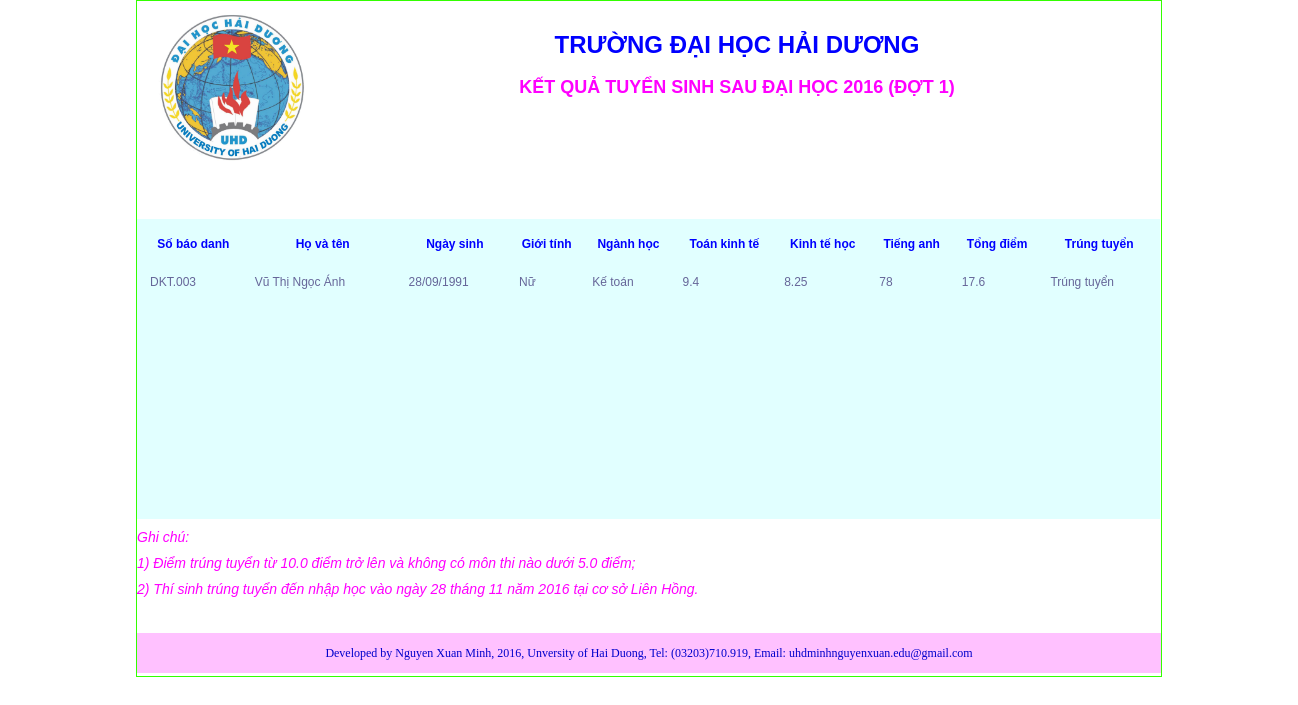
Page /result.php?cmt=142473737 on the committed database.
### tables this page shows
CREATE TABLE `caohoc` (
  `sobaodanh` varchar(7) NOT NULL,
  `hovaten` varchar(100) NOT NULL,
  `ngaysinh` varchar(10) NOT NULL,
  `gioitinh` varchar(3) NOT NULL,
  `quequan` varchar(100) NOT NULL,
  `nganhduthi` varchar(100) NOT NULL,
  `toankinhte` varchar(4) NOT NULL,
  `kinhtehoc` varchar(4) NOT NULL,
  `tienganh` varchar(4) NOT NULL,
  `tongdiem` varchar(4) NOT NULL,
  `trungtuyen` varchar(100) NOT NULL,
  `cmt` varchar(15) NOT NULL,
  `trangthai` varchar(2) NOT NULL
);

### result.php (the view, shortened to what this page needs)
<html>
<!DOCTYPE html PUBLIC "-//W3C//DTD XHTML 1.0 Strict//EN" "http://www.w3.org/TR/xhtml1/DTD/xhtml1-strict.dtd">
<html xmlns="http://www.w3.org/1999/xhtml" xml:lang="en" lang="en">
<link rel="stylesheet" type="text/css" href="style.css" />
<head>
</head>
<body>
<div id="web_result">
	<div id="header">
    	<div id="logo"><img src="logo.jpg" height="150px" width="150px"></div>
        <div id="school">
        	<font face="Tahoma, Geneva, sans-serif" size="+2" color="#0000FF"><strong>TRƯỜNG ĐẠI HỌC HẢI DƯƠNG</strong></font><br><br>
       <font face="Tahoma, Geneva, sans-serif" size="+1" color="#FF00FF"><strong>KẾT QUẢ TUYỂN SINH SAU ĐẠI HỌC 2016 (ĐỢT 1)</strong></font>
        </div>
    </div>
<div id="wrapper">
<?php
	$connection = mysqli_connect("localhost","root","","uhd_kqts");
	mysqli_query($connection,"SET NAMES UTF8");
	if (isset($_POST['submit'])){
		$cmt = isset($_POST['cmt']) ? $_POST['cmt'] : '';
	}else{
		if(isset($_GET['cmt'])){
			$cmt = $_GET['cmt'];
		}
	}
	$display = 5;
	$trangthai = "HL";
	$start = (isset($_GET['start'])&&(int)$_GET['start']>=0)?$_GET['start']:0;
	$sql = "SELECT * FROM caohoc  WHERE cmt LIKE '%".$cmt."%' AND trangthai='".$trangthai."'LIMIT $start, $display";
	$result = mysqli_query($connection, $sql) or die("Can't select information!".mysqli_error($connection));
?>
<div id="center_result">
<table id="candiate_info">
<thead>
	<tr height="40">
		<th>Số báo danh</th>
		<th>Họ và tên</th>
		<th>Ngày sinh</th>
		<th>Giới tính</th>
		<th>Ngành học</th>
		<th>Toán kinh tế</th>
		<th>Kinh tế học</th>
		<th>Tiếng anh</th>
		<th>Tổng điểm</th>
        <th>Trúng tuyển</th>
	</tr>
</thead>
<?php
		while($row = mysqli_fetch_array($result, MYSQLI_ASSOC)){
			?>
				<tbody>
				<tr>
					<td><?php echo $row['sobaodanh'];?></td>
					<td><?php echo $row['hovaten'];?></td>
					<td> <?php echo $row['ngaysinh'];?></td>
					<td><?php echo $row['gioitinh'];?></td>
					<td><?php echo $row['nganhduthi'];?></td>
					<td><?php echo $row['toankinhte'];?></td>
					<td><?php echo $row['kinhtehoc'];?></td>
					<td><?php echo $row['tienganh'];?></td>
                    <td><?php echo $row['tongdiem'];?></td>
					<td><?php echo $row['trungtuyen'];?></td>
				</tr>
				</tbody>
		<?php
		}
	?>
	</table>
        </div>
        <div id="note">
        	<p>Ghi chú: </p>
            <p>1) Điểm trúng tuyển từ 10.0 điểm trở lên và không có môn thi nào dưới 5.0 điểm;</p>
            <p>2) Thí sinh trúng tuyển đến nhập học vào ngày 28 tháng 11 năm 2016 tại cơ sở Liên Hồng.</p>
        </div>
           <div id="footer_result">
    	Developed by Nguyen Xuan Minh, 2016, Unversity of Hai Duong, Tel: (03203)710.919, Email: uhdminhnguyenxuan.edu@gmail.com
</body>
</html>

### style.css (style rules this page uses)
* { padding:0px; margin:0px; }
#web_result { margin:auto; width:1024px; border:1px solid #33FF00; height:675px }
#header { width:1024px; height:80px; margin-top:10px; }
#logo { padding-left:20px; width:160px; height:160px; float:left; }
#school { padding:20px; width:800px; height:150px; float:left; text-align:center; }
#center_result { width:1023px; height:300px; margin-top:128px; background-color:#E1FFFF; }
#note { width:1000px; }
#note p { color:#F0F; font-size:14px; font-family:Tahoma, Geneva, sans-serif; margin-top:10px; }
#candiate_info { margin:0px auto; width:1024px; margin-bottom:15px; font-family:Tahoma, Geneva, sans-serif; font-size:12px; padding:3px; color:#00F; }
#footer_result { margin-top:36px; background-color:#FFC1FF; height:40px; width:1024px; text-align:center; line-height:40px; color:#0000CC; font-family:Tahoma; font-size:12px; }

### result.php (style rules this page uses)
#wrapper { width: 1200;margin: 20px auto; }
p { color:#F94677;font-style:italic }
th { padding: 10px 8px;border-bottom: 2px solid #6678b1; }
td { color: #669; padding: 9px 8px 0px 8px; margin:auto }

### rows in the picture
caohoc: sobaodanh "DKT.003", hovaten "Vũ Thị Ngọc Ánh", ngaysinh "28/09/1991", gioitinh "Nữ", nganhduthi "Kế toán", toankinhte "9.4", kinhtehoc "8.25", tienganh "78", tongdiem "17.6", trungtuyen "Trúng tuyển"
